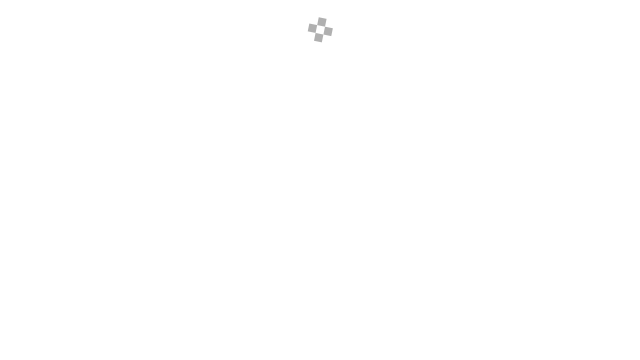
Frame 1 (no input)
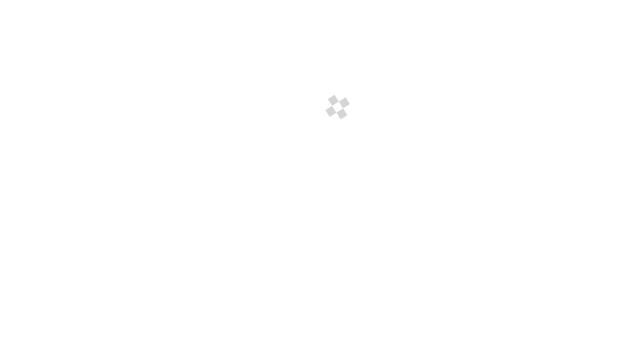
Frame 60 (the mouse pressed at the canvas centre just before this capture)
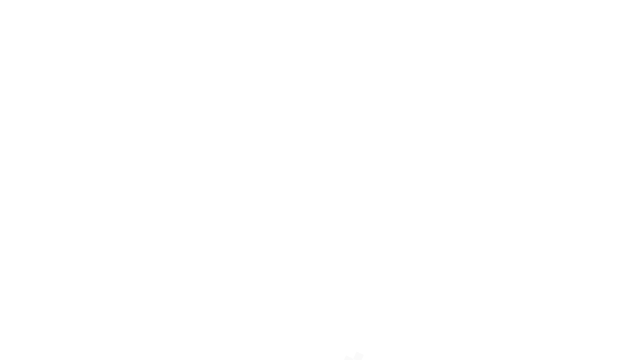
Frame 120 (the mouse held since frame 60 and released just before this capture)

The Processing sketch that drew these frames (run headless with seeded random() and noise(); from frame 60 on, the mouse is pressed at the canvas centre):

// Processing sketch: n4_2_ParticleSpin
// ── n4_2_ParticleSpin.pde
Particle p;

void setup() {
  size(640, 360);
  p = new Particle(new PVector(width/2,30));
}

void draw() {
  background(255);
  p.run();
  if (p.isDead()) {
    p = new Particle(new PVector(width/2,30));
  }
}


  
  
// ── Particle.pde
class Particle {
  
  // forces
  PVector location;
  PVector velocity;
  PVector acceleration;
  float lifespan; 
  
  //angular velocity
  float aAcceleration;
  float angle;
  
  float pLength;
  
  Particle(PVector l) {
   acceleration = new PVector(0,0.5);
   velocity = new PVector(random(-1,1),random(-1,0));
   location = l.copy();
   
   aAcceleration = 0.2;
   angle = 0.0;
   
   lifespan = 255.0;
   pLength = 10;
  }
  
  void run() {
    // add forces
    PVector gravity = new PVector(0,0.05);
    
    applyForce(gravity);
    update();
    display();
  }
  
  void applyForce(PVector force) {
    acceleration.add(force); 
  }
  
  void update() {
    
    // update forces
    velocity.add(acceleration);
    location.add(velocity);
    
    // update angular velocity
    angle += aAcceleration;
    
    //clear acceleration
    acceleration.mult(0); 
    
    // update lifespan
    lifespan-=2.0;
  }
  
  void display() {
    //style
    noStroke();
    fill(175,lifespan);
    
    
    pushMatrix();
    translate(location.x,location.y);
    rotate(angle);
    rect(-4,-12,8,8);
    rect(-12,-4,8,8);
    rect(4,-4,8,8);
    rect(-4,4,8,8);
    popMatrix();
  }
  
  boolean isDead() {
    if (lifespan < 0.0) {
      return true; 
    } else {
      return false;
    }
  }
    
}
